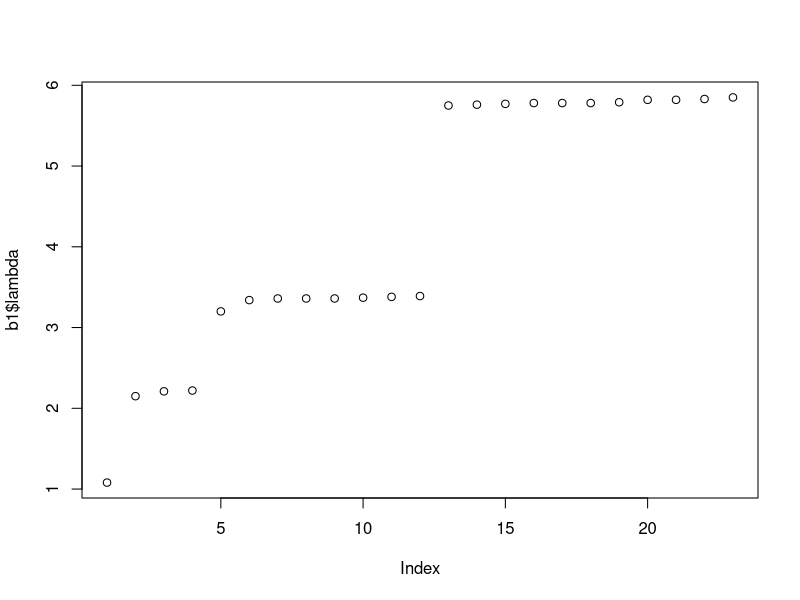
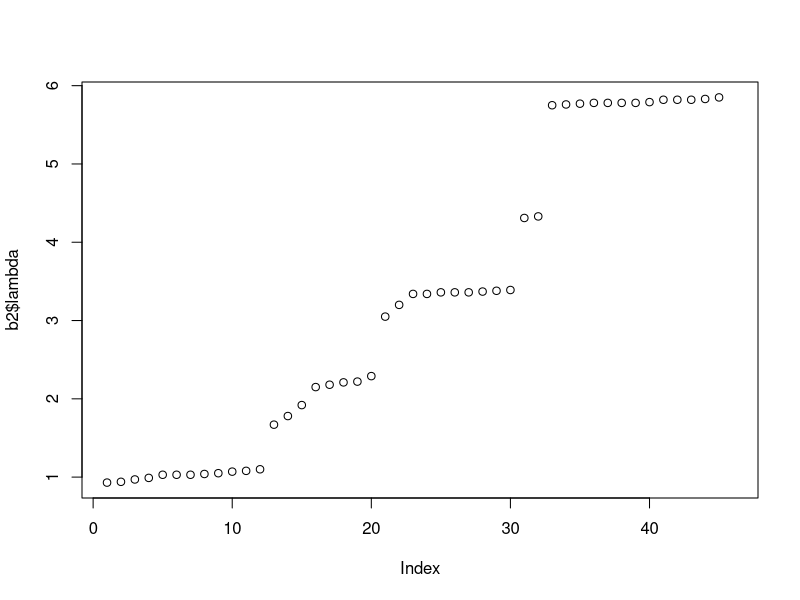
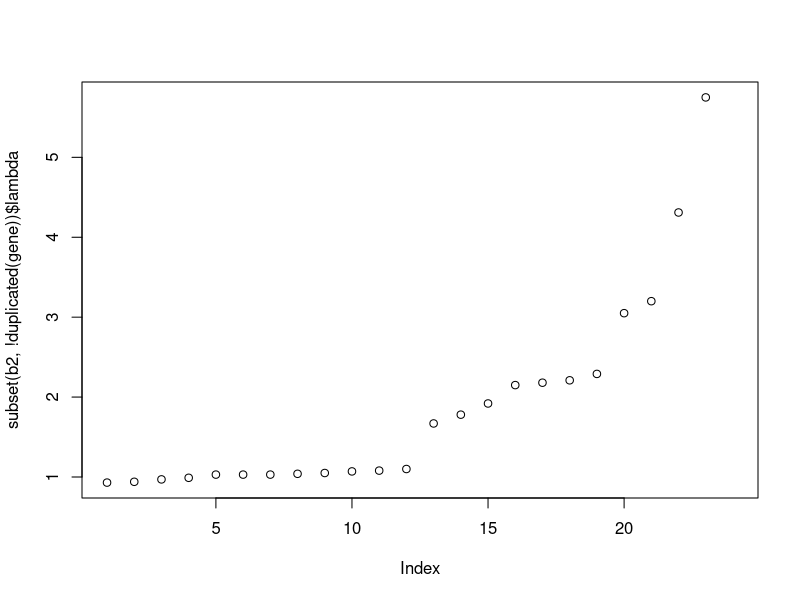

Recreate these plots in R, in order.
## ---- chunk 1
a <- read.csv("total_analysis_data.csv")
a$pnest_egcut <- 10^-a$pnest_egcut
a$pnest_fehr <- 10^-a$pnest_fehr
a$fdr_egcut <- p.adjust(a$pnest_egcut, "fdr")
a$fdr_fehr <- p.adjust(a$pnest_fehr, "fdr")
a$pnest_both <- NA
for(i in 1:nrow(a))
{
	a$pnest_both[i] <- pchisq(-2 * sum(log(c(a$pnest_fehr[i], a$pnest_egcut[i]))), df=4, low=FALSE)
}
a$fdr_both <- p.adjust(a$pnest_both, "fdr")
## ---- chunk 2
a <- subset(a, chr1 != chr2)
nrow(a)
## ---- chunk 3
b1 <- subset(a, (fdr_both < 0.05))
nrow(b1)
## ---- chunk 4
plot(b1$lambda)
## ---- chunk 5
b2 <- subset(a, pnest_both < 0.05)
nrow(b2)
## ---- chunk 6
plot(b2$lambda)
## ---- chunk 7
plot(subset(b2, !duplicated(gene))$lambda)
